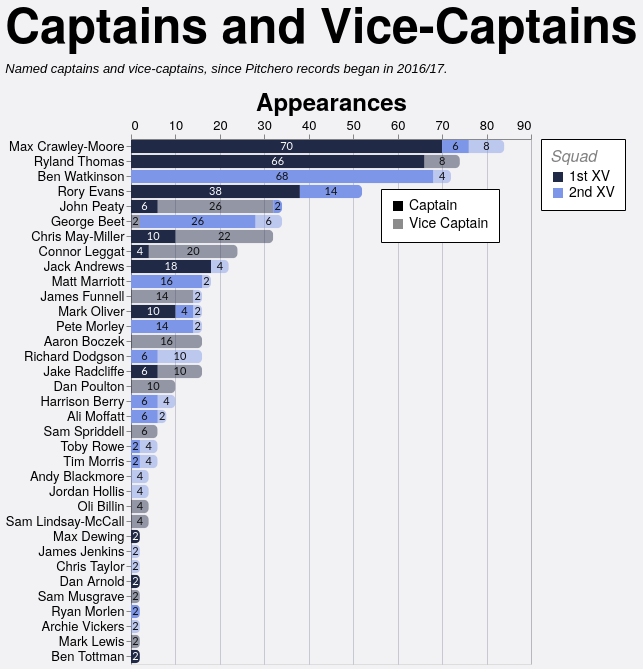

The specification (Vega-Lite) saved for this image:
### Vega-Lite specification from a JSON file in a GitHub repository (floating-point values rounded to 4 significant figures; data arrays with more than 128 entries replaced by an {"elided": "..."} marker saying what was removed)
{"config": {"axis": {"labelFont": "PT Sans Narrow, Helvetica Neue, Helvetica, Arial, sans-serif", "titleFont": "PT Sans Narrow, Helvetica Neue, Helvetica, Arial, sans-serif", "labelFontSize": 13, "titleFontSize": 24, "gridColor": "#202947", "gridOpacity": 0.2, "zindex": 1}, "text": {"font": "Lato, sans-serif"}, "bar": {"cornerRadiusEnd": 5}, "header": {"labelFont": "PT Sans Narrow, Helvetica Neue, Helvetica, Arial, sans-serif", "titleFont": "PT Sans Narrow, Helvetica Neue, Helvetica, Arial, sans-serif", "labelFontSize": 24, "titleFontSize": 28, "labelFontWeight": "bold", "orient": "left"}, "legend": {"labelFont": "PT Sans Narrow, Helvetica Neue, Helvetica, Arial, sans-serif", "titleFont": "PT Sans Narrow, Helvetica Neue, Helvetica, Arial, sans-serif", "labelFontSize": 14, "titleFontSize": 16, "titlePadding": 5, "fillColor": "white", "strokeColor": "black", "padding": 10, "titleFontWeight": "lighter", "titleFontStyle": "italic", "titleColor": "gray", "offset": 10}, "title": {"font": "PT Sans Narrow, Helvetica Neue, Helvetica, Arial, sans-serif", "fontSize": 48, "fontWeight": "bold", "anchor": "start", "align": "center", "titlePadding": 20, "subtitlePadding": 10, "subtitleFontSize": 13, "subtitleColor": "", "subtitleFontStyle": "italic", "offset": 15, "color": "black"}, "axisX": {"labelAngle": 0}, "facet": {"title": null, "header": null, "align": {"row": "each", "column": "each"}}, "resolve": {"scale": {"y": "independent", "facet": "independent"}}, "background": "#f2f1f4", "scale": {"offsetBandPaddingOuter": 0.2, "offsetBandPaddingInner": 0.1}}, "layer": [{"mark": {"type": "bar"}, "encoding": {"color": {"field": "squad", "legend": {"labelExpr": "datum.value + ' XV'", "orient": "right", "title": "Squad"}, "scale": {"domain": ["1st", "2nd"], "range": ["#202946", "#7d96e8"]}, "sort": ["1st", "2nd"], "type": "nominal"}, "opacity": {"field": "role", "legend": {"legendX": 250, "legendY": 50, "orient": "none", "title": null}, "scale": {"domain": ["Captain", "Vice Captain"], "range": [1.0, 0.45]}, "sort": ["Captain", "Vice Captain"], "type": "nominal"}, "order": {"field": "stack_order", "sort": "ascending", "type": "quantitative"}, "tooltip": [{"field": "player", "title": "Player", "type": "nominal"}, {"field": "squad", "title": "Squad", "type": "nominal"}, {"field": "role", "title": "Role", "type": "nominal"}, {"field": "games_agg", "title": "Games", "type": "quantitative"}], "x": {"axis": {"orient": "top", "title": "Appearances"}, "field": "games_agg", "stack": "zero", "type": "quantitative"}, "y": {"field": "player", "sort": {"field": "player_total", "op": "max", "order": "descending"}, "title": null, "type": "nominal"}}, "transform": [{"aggregate": [{"op": "sum", "field": "games", "as": "games_agg"}, {"op": "max", "field": "player_total", "as": "player_total"}], "groupby": ["player", "squad", "role", "stack_order"]}]}, {"mark": {"type": "text", "align": "center", "baseline": "middle", "fontSize": 11}, "encoding": {"color": {"field": "label_color", "legend": null, "scale": null, "type": "nominal"}, "text": {"field": "games_agg", "format": ".0f", "type": "quantitative"}, "x": {"field": "x_mid", "type": "quantitative"}, "y": {"field": "player", "sort": {"field": "player_total", "op": "max", "order": "descending"}, "title": null, "type": "nominal"}}, "transform": [{"aggregate": [{"op": "sum", "field": "games", "as": "games_agg"}, {"op": "max", "field": "player_total", "as": "player_total"}], "groupby": ["player", "squad", "role", "stack_order"]}, {"groupby": ["player"], "stack": "games_agg", "sort": [{"field": "stack_order", "order": "ascending"}], "as": ["x0", "x1"]}, {"calculate": "(datum.x0 + datum.x1) / 2", "as": "x_mid"}, {"calculate": "datum.squad === '1st' && datum.role === 'Captain' ? '#ffffff' : '#111111'", "as": "label_color"}]}], "data": {"name": "data-9f5fa0bc514ca98dfc0ac151b9ea6199"}, "height": {"step": 15}, "title": {"text": "Captains and Vice-Captains", "subtitle": "Named captains and vice-captains, since Pitchero records began in 2016/17."}, "transform": [{"joinaggregate": [{"op": "sum", "field": "games", "as": "player_total"}], "groupby": ["player"]}], "width": 400, "$schema": "https://vega.github.io/schema/vega-lite/v5.20.1.json", "datasets": {"data-9f5fa0bc514ca98dfc0ac151b9ea6199": {"elided": "197 records"}}}
